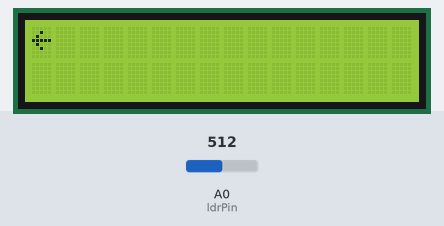
Bench run of a sketch on a simulated Arduino Uno, built with avr-gcc and run on an emulated ATmega328P. Shown: 16×2 character LCD. The test bench sets the inputs (shaded band); at power-on: A0 (ldrPin) = 512.

Above: at 7.8 s.
At 30.9 s:
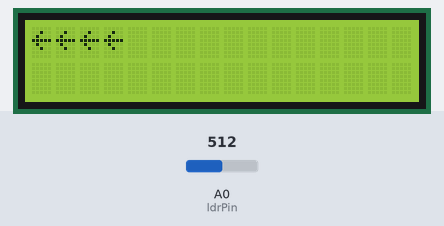
At 46.3 s:
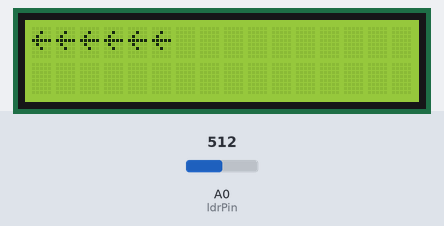
At 61.7 s:
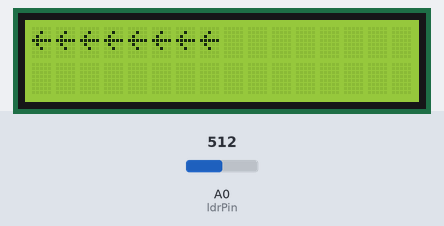
At 92.5 s:
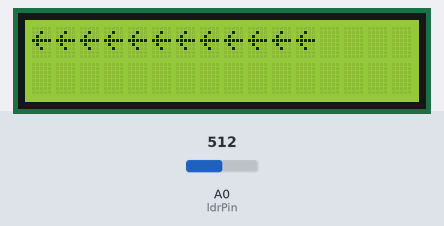
At 123.3 s:
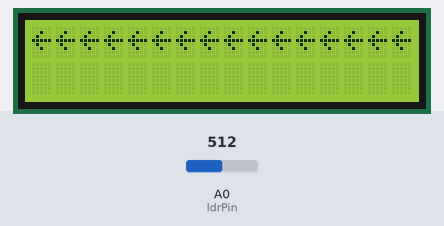

Measured:
- what the display in image 0 shows lasts 7.7 s, from 7.8 s to 15.5 s

The sketch:

Binreader.ino
```cpp
#include <LiquidCrystal.h>  //to use the LCD screen
int ldrPin = A0; //ldr pin on arduino for reading analog data
int relay = 100; //manual light intensity to trigger reading mechanism from laser pointer
String rMessage;

LiquidCrystal lcd(7, 8, 9, 10, 11, 12);
int message = 0b1000000;
void setup() {
  Serial.begin(9600);  //begin serial to communicate using serial monitor
  pinMode(ldrPin, INPUT);
  int ambient = analogRead(ldrPin);  //sets ambient to the light intensity of immediate environment to prevent false readings
  lcd.begin(16, 2);
}

int readLight(){  //return light intensity value
  return analogRead(ldrPin);
}

int readLaserMessage(int lightReading){  //convert laser pulses to binary
  message = 0b1000000;
  int count = 6; //used for indexing and iteration
  while (count >= 0){
    if (lightReading > relay){ //tests if data being received is from laser instead of environment
      bitSet(message, count); //convert bit to a 1 at position count
      count--;
      delay(1000);
    }
    else{
      count--;
      delay(1000);
    }
    delay(100); //delay to account for arduino slow response time
    lightReading = readLight();
  }
  return message; //return binary string of laser message as an int
}
void loop() {
  int lightReading = readLight();
  if (lightReading > relay){ //tests if data being received is from laser instead of environment
    int message = readLaserMessage(lightReading);
    rMessage += static_cast<char> (message); //convert binary int to a char
    lcd.setCursor(0, 0);
    if (message != 0b1000000){
      lcd.print(rMessage);
    }
    else{
      lcd.clear();
      rMessage = "";
    }

  }


}
```
